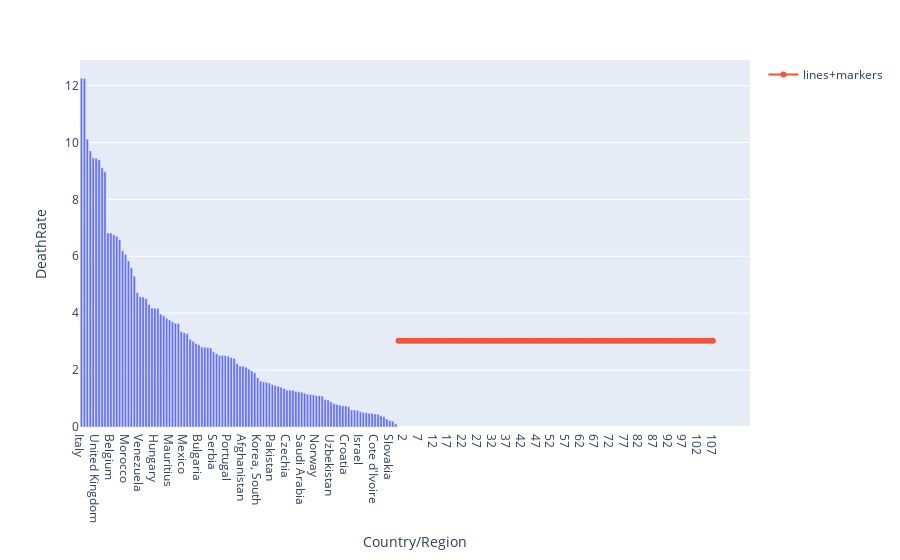

Here is the notebook cell this chart was saved with:
### Code cell
import plotly.express as px

fig = px.bar(more_than_100, y='DeathRate', x='Country/Region', text='CumDeaths')
fig.update_traces(texttemplate='%{text:.2s}', textposition='outside')
fig.update_layout(uniformtext_minsize=8, uniformtext_mode='hide')
fig.add_trace(go.Scatter(x=list(range(len(more_than_100))), y=[mean for i in range(len(more_than_100))],
                    mode='lines+markers',
                    name='lines+markers'))
fig.show()

### Figure 1 — Plotly figure (JSON) as saved in the notebook; plotly's stock layout.template omitted (floating-point values rounded to 4 significant figures)
{"data": [{"alignmentgroup": "True", "hoverlabel": {"namelength": 0}, "hovertemplate": "Country/Region=%{x}<br>DeathRate=%{y}<br>CumDeaths=%{text}", "legendgroup": "", "marker": {"color": "#636efa"}, "name": "", "offsetgroup": "", "orientation": "v", "showlegend": false, "text": [14681, 30, 6507, 13, 1487, 3605, 11198, 181, 105, 9, 1143, 15, 66, 54, 3294, 48, 358, 17, 16, 3203, 7, 68, 136, 145, 133, 26, 5, 359, 63, 61, 7, 139, 16, 18, 17, 50, 4, 39, 591, 17, 14, 120, 72, 12, 11, 39, 7087, 27, 4, 37, 246, 5, 63, 6, 20, 6, 71, 425, 25, 4, 174, 5, 53, 8, 11, 40, 168, 5, 1275, 8, 53, 9, 6, 12, 20, 25, 31, 2, 4, 5, 59, 67, 4, 19, 7, 2, 34, 1, 1, 1, 8, 9, 9, 4, 22, 40, 1, 12, 1, 2, 1, 5, 1, 5, 3, 1, 1, 1], "textposition": "outside", "texttemplate": "%{text:.2s}", "type": "bar", "x": ["Italy", "San Marino", "France", "Congo (Kinshasa)", "Netherlands", "United Kingdom", "Spain", "Indonesia", "Algeria", "Bolivia", "Belgium", "Honduras", "Egypt", "Iraq", "Iran", "Morocco", "Sweden", "Albania", "Burkina Faso", "China", "Venezuela", "Dominican Republic", "Philippines", "Ecuador", "Romania", "Hungary", "Niger", "Brazil", "Greece", "Peru", "Mauritius", "Denmark", "Andorra", "Tunisia", "Lebanon", "Mexico", "Kenya", "Argentina", "Switzerland", "Bosnia and Herzegovina", "Bulgaria", "Ireland", "India", "North Macedonia", "Cyprus", "Serbia", "US", "Ukraine", "Sri Lanka", "Panama", "Portugal", "Ghana", "Japan", "Cuba", "Slovenia", "Afghanistan", "Poland", "Turkey", "Colombia", "Nigeria", "Korea, South", "Jordan", "Malaysia", "Cameroon", "Diamond Princess", "Pakistan", "Austria", "Taiwan*", "Germany", "Moldova", "Czechia", "Lithuania", "Kazakhstan", "Estonia", "Finland", "Saudi Arabia", "Luxembourg", "Montenegro", "Belarus", "Azerbaijan", "Norway", "Canada", "Uruguay", "Thailand", "Armenia", "Uzbekistan", "Russia", "Kosovo", "Kyrgyzstan", "Brunei", "Croatia", "United Arab Emirates", "South Africa", "Bahrain", "Chile", "Israel", "West Bank and Gaza", "Australia", "Senegal", "Costa Rica", "Cote d'Ivoire", "Singapore", "Oman", "Iceland", "Qatar", "Slovakia", "Latvia", "New Zealand"], "xaxis": "x", "y": [12.25, 12.24, 10.11, 9.701, 9.457, 9.445, 9.394, 9.114, 8.967, 6.818, 6.816, 6.757, 6.701, 6.585, 6.194, 6.068, 5.839, 5.592, 5.298, 4.724, 4.575, 4.57, 4.506, 4.305, 4.178, 4.173, 4.167, 3.964, 3.906, 3.824, 3.763, 3.7, 3.645, 3.636, 3.346, 3.311, 3.279, 3.083, 3.014, 2.936, 2.887, 2.808, 2.805, 2.791, 2.778, 2.642, 2.572, 2.519, 2.516, 2.508, 2.488, 2.439, 2.407, 2.23, 2.141, 2.135, 2.099, 2.031, 1.973, 1.905, 1.729, 1.613, 1.59, 1.572, 1.545, 1.489, 1.458, 1.437, 1.399, 1.354, 1.296, 1.293, 1.293, 1.249, 1.238, 1.226, 1.187, 1.149, 1.14, 1.129, 1.099, 1.098, 1.084, 0.9606, 0.9511, 0.8811, 0.8195, 0.7937, 0.7692, 0.7463, 0.7414, 0.712, 0.598, 0.5952, 0.5887, 0.5385, 0.5155, 0.5023, 0.4831, 0.4808, 0.4587, 0.4488, 0.3968, 0.3666, 0.2791, 0.2222, 0.2028, 0.1152], "yaxis": "y"}, {"mode": "lines+markers", "name": "lines+markers", "type": "scatter", "x": [0, 1, 2, 3, 4, 5, 6, 7, 8, 9, 10, 11, 12, 13, 14, 15, 16, 17, 18, 19, 20, 21, 22, 23, 24, 25, 26, 27, 28, 29, 30, 31, 32, 33, 34, 35, 36, 37, 38, 39, 40, 41, 42, 43, 44, 45, 46, 47, 48, 49, 50, 51, 52, 53, 54, 55, 56, 57, 58, 59, 60, 61, 62, 63, 64, 65, 66, 67, 68, 69, 70, 71, 72, 73, 74, 75, 76, 77, 78, 79, 80, 81, 82, 83, 84, 85, 86, 87, 88, 89, 90, 91, 92, 93, 94, 95, 96, 97, 98, 99, 100, 101, 102, 103, 104, 105, 106, 107], "y": [3.032, 3.032, 3.032, 3.032, 3.032, 3.032, 3.032, 3.032, 3.032, 3.032, 3.032, 3.032, 3.032, 3.032, 3.032, 3.032, 3.032, 3.032, 3.032, 3.032, 3.032, 3.032, 3.032, 3.032, 3.032, 3.032, 3.032, 3.032, 3.032, 3.032, 3.032, 3.032, 3.032, 3.032, 3.032, 3.032, 3.032, 3.032, 3.032, 3.032, 3.032, 3.032, 3.032, 3.032, 3.032, 3.032, 3.032, 3.032, 3.032, 3.032, 3.032, 3.032, 3.032, 3.032, 3.032, 3.032, 3.032, 3.032, 3.032, 3.032, 3.032, 3.032, 3.032, 3.032, 3.032, 3.032, 3.032, 3.032, 3.032, 3.032, 3.032, 3.032, 3.032, 3.032, 3.032, 3.032, 3.032, 3.032, 3.032, 3.032, 3.032, 3.032, 3.032, 3.032, 3.032, 3.032, 3.032, 3.032, 3.032, 3.032, 3.032, 3.032, 3.032, 3.032, 3.032, 3.032, 3.032, 3.032, 3.032, 3.032, 3.032, 3.032, 3.032, 3.032, 3.032, 3.032, 3.032, 3.032]}], "layout": {"autosize": true, "barmode": "relative", "legend": {"tracegroupgap": 0}, "margin": {"t": 60}, "uniformtext": {"minsize": 8, "mode": "hide"}, "xaxis": {"anchor": "y", "autorange": true, "domain": [0, 1], "range": [-0.5, 227.2], "title": {"text": "Country/Region"}, "type": "category"}, "yaxis": {"anchor": "x", "autorange": true, "domain": [0, 1], "range": [0, 12.9], "title": {"text": "DeathRate"}, "type": "linear"}}}
